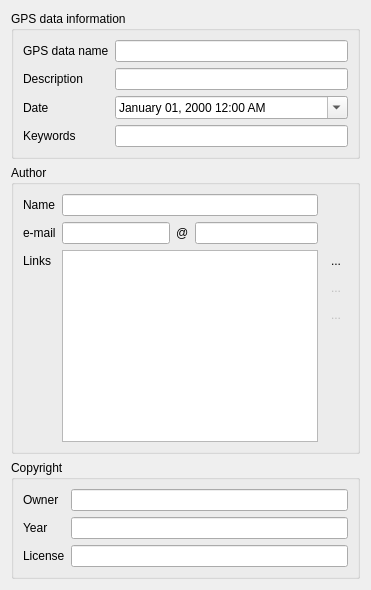
         <widget class="QWidget" name="pageGPX">
          <layout class="QVBoxLayout" name="verticalLayout_3">
           <item>
            <widget class="QGroupBox" name="groupBox">
             <property name="title">
              <string>GPS data information</string>
             </property>
             <property name="flat">
              <bool>true</bool>
             </property>
             <layout class="QGridLayout" name="gridLayout">
              <item row="0" column="0">
               <widget class="QLabel" name="label">
                <property name="sizePolicy">
                 <sizepolicy hsizetype="Maximum" vsizetype="Preferred">
                  <horstretch>0</horstretch>
                  <verstretch>0</verstretch>
                 </sizepolicy>
                </property>
                <property name="text">
                 <string>GPS data name</string>
                </property>
               </widget>
              </item>
              <item row="0" column="1">
               <widget class="QLineEdit" name="lineEditMetaDataName"/>
              </item>
              <item row="3" column="0">
               <widget class="QLabel" name="label_2">
                <property name="sizePolicy">
                 <sizepolicy hsizetype="Maximum" vsizetype="Preferred">
                  <horstretch>0</horstretch>
                  <verstretch>0</verstretch>
                 </sizepolicy>
                </property>
                <property name="text">
                 <string>Description</string>
                </property>
               </widget>
              </item>
              <item row="6" column="1">
               <widget class="QLineEdit" name="lineEditMetaDataKeywords"/>
              </item>
              <item row="3" column="1">
               <widget class="QLineEdit" name="lineEditMetaDataDescription"/>
              </item>
              <item row="5" column="0">
               <widget class="QLabel" name="label_3">
                <property name="sizePolicy">
                 <sizepolicy hsizetype="Maximum" vsizetype="Preferred">
                  <horstretch>0</horstretch>
                  <verstretch>0</verstretch>
                 </sizepolicy>
                </property>
                <property name="text">
                 <string>Date</string>
                </property>
               </widget>
              </item>
              <item row="6" column="0">
               <widget class="QLabel" name="label_11">
                <property name="sizePolicy">
                 <sizepolicy hsizetype="Maximum" vsizetype="Preferred">
                  <horstretch>0</horstretch>
                  <verstretch>0</verstretch>
                 </sizepolicy>
                </property>
                <property name="text">
                 <string>Keywords</string>
                </property>
               </widget>
              </item>
              <item row="5" column="1">
               <widget class="QDateTimeEdit" name="dateTimeEditMetaDataDate">
                <property name="displayFormat">
                 <string>MMMM dd, yyyy hh:mm AP</string>
                </property>
                <property name="calendarPopup">
                 <bool>true</bool>
                </property>
               </widget>
              </item>
             </layout>
            </widget>
           </item>
           <item>
            <widget class="QGroupBox" name="groupBox_2">
             <property name="title">
              <string>Author</string>
             </property>
             <property name="flat">
              <bool>true</bool>
             </property>
             <layout class="QGridLayout" name="gridLayout_2">
              <item row="0" column="0">
               <widget class="QLabel" name="label_4">
                <property name="sizePolicy">
                 <sizepolicy hsizetype="Maximum" vsizetype="Preferred">
                  <horstretch>0</horstretch>
                  <verstretch>0</verstretch>
                 </sizepolicy>
                </property>
                <property name="text">
                 <string>Name</string>
                </property>
               </widget>
              </item>
              <item row="0" column="1" colspan="3">
               <widget class="QLineEdit" name="lineEditMetaDataAuthorName"/>
              </item>
              <item row="1" column="1">
               <widget class="QLineEdit" name="lineEditMetaDataEMailId">
                <property name="sizePolicy">
                 <sizepolicy hsizetype="Preferred" vsizetype="Fixed">
                  <horstretch>0</horstretch>
                  <verstretch>0</verstretch>
                 </sizepolicy>
                </property>
                <property name="maximumSize">
                 <size>
                  <width>16777215</width>
                  <height>16777215</height>
                 </size>
                </property>
               </widget>
              </item>
              <item row="1" column="0">
               <widget class="QLabel" name="label_5">
                <property name="sizePolicy">
                 <sizepolicy hsizetype="Maximum" vsizetype="Preferred">
                  <horstretch>0</horstretch>
                  <verstretch>0</verstretch>
                 </sizepolicy>
                </property>
                <property name="text">
                 <string>e-mail</string>
                </property>
               </widget>
              </item>
              <item row="1" column="3">
               <widget class="QLineEdit" name="lineEditMetaDataEMailDomain">
                <property name="sizePolicy">
                 <sizepolicy hsizetype="Expanding" vsizetype="Fixed">
                  <horstretch>0</horstretch>
                  <verstretch>0</verstretch>
                 </sizepolicy>
                </property>
               </widget>
              </item>
              <item row="1" column="2">
               <widget class="QLabel" name="label_6">
                <property name="text">
                 <string>@</string>
                </property>
               </widget>
              </item>
              <item row="4" column="0">
               <widget class="QLabel" name="label_9">
                <property name="sizePolicy">
                 <sizepolicy hsizetype="Maximum" vsizetype="Preferred">
                  <horstretch>0</horstretch>
                  <verstretch>0</verstretch>
                 </sizepolicy>
                </property>
                <property name="text">
                 <string>Links</string>
                </property>
               </widget>
              </item>
              <item row="4" column="4">
               <widget class="QToolButton" name="toolButtonMetadataAddLink">
                <property name="text">
                 <string>...</string>
                </property>
                <property name="icon">
                 <iconset resource="../../GPSBook/icons/gtk/gtk_icons.qrc">
                  <normaloff>:/icons/gtk/object-add.png</normaloff>:/icons/gtk/object-add.png</iconset>
                </property>
                <property name="autoRaise">
                 <bool>true</bool>
                </property>
               </widget>
              </item>
              <item row="6" column="4">
               <widget class="QToolButton" name="toolButtonMetadataDeleteLink">
                <property name="enabled">
                 <bool>false</bool>
                </property>
                <property name="text">
                 <string>...</string>
                </property>
                <property name="icon">
                 <iconset resource="../../GPSBook/icons/gtk/gtk_icons.qrc">
                  <normaloff>:/icons/gtk/editdelete.png</normaloff>:/icons/gtk/editdelete.png</iconset>
                </property>
                <property name="autoRaise">
                 <bool>true</bool>
                </property>
               </widget>
              </item>
              <item row="5" column="4">
               <widget class="QToolButton" name="toolButtonMetadataEditLink">
                <property name="enabled">
                 <bool>false</bool>
                </property>
                <property name="text">
                 <string>...</string>
                </property>
                <property name="icon">
                 <iconset resource="../../GPSBook/icons/gtk/gtk_icons.qrc">
                  <normaloff>:/icons/gtk/format-text-direction-ltr.png</normaloff>:/icons/gtk/format-text-direction-ltr.png</iconset>
                </property>
                <property name="autoRaise">
                 <bool>true</bool>
                </property>
               </widget>
              </item>
              <item row="7" column="4">
               <spacer name="verticalSpacer_4">
                <property name="orientation">
                 <enum>Qt::Vertical</enum>
                </property>
                <property name="sizeHint" stdset="0">
                 <size>
                  <width>20</width>
                  <height>40</height>
                 </size>
                </property>
               </spacer>
              </item>
              <item row="4" column="1" rowspan="4" colspan="3">
               <widget class="QListWidget" name="listWidgetMetaDataLinks"/>
              </item>
             </layout>
            </widget>
           </item>
           <item>
            <widget class="QGroupBox" name="groupBox_3">
             <property name="title">
              <string>Copyright</string>
             </property>
             <property name="flat">
              <bool>true</bool>
             </property>
             <layout class="QGridLayout" name="gridLayout_3">
              <item row="0" column="0">
               <widget class="QLabel" name="label_7">
                <property name="sizePolicy">
                 <sizepolicy hsizetype="Maximum" vsizetype="Preferred">
                  <horstretch>0</horstretch>
                  <verstretch>0</verstretch>
                 </sizepolicy>
                </property>
                <property name="text">
                 <string>Owner</string>
                </property>
               </widget>
              </item>
              <item row="0" column="1">
               <widget class="QLineEdit" name="lineEditMetaDataCopyrightOwner"/>
              </item>
              <item row="2" column="1">
               <widget class="QLineEdit" name="lineEditMetaDataCopyrightLicense"/>
              </item>
              <item row="1" column="0">
               <widget class="QLabel" name="label_8">
                <property name="sizePolicy">
                 <sizepolicy hsizetype="Maximum" vsizetype="Preferred">
                  <horstretch>0</horstretch>
                  <verstretch>0</verstretch>
                 </sizepolicy>
                </property>
                <property name="text">
                 <string>Year</string>
                </property>
               </widget>
              </item>
              <item row="1" column="1">
               <widget class="QLineEdit" name="lineEditMetaDataLicenseYear"/>
              </item>
              <item row="2" column="0">
               <widget class="QLabel" name="label_10">
                <property name="sizePolicy">
                 <sizepolicy hsizetype="Maximum" vsizetype="Preferred">
                  <horstretch>0</horstretch>
                  <verstretch>0</verstretch>
                 </sizepolicy>
                </property>
                <property name="text">
                 <string>License</string>
                </property>
               </widget>
              </item>
             </layout>
            </widget>
           </item>
          </layout>
         </widget>
